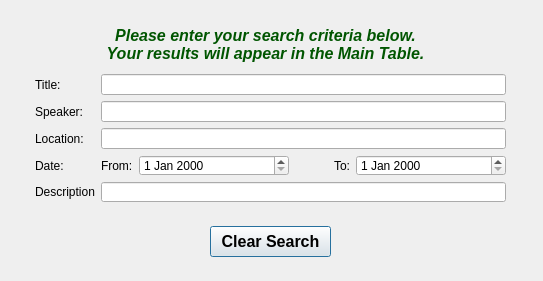
<?xml version="1.0" encoding="UTF-8"?>
<ui version="4.0">
 <class>FindSermon</class>
 <widget class="QDialog" name="FindSermon">
  <property name="geometry">
   <rect>
    <x>0</x>
    <y>0</y>
    <width>543</width>
    <height>281</height>
   </rect>
  </property>
  <property name="windowTitle">
   <string>Find Sermon</string>
  </property>
  <widget class="QWidget" name="gridLayoutWidget">
   <property name="geometry">
    <rect>
     <x>35</x>
     <y>74</y>
     <width>471</width>
     <height>128</height>
    </rect>
   </property>
   <layout class="QGridLayout" name="sermonFields_gridLayout">
    <item row="4" column="3">
     <widget class="QLineEdit" name="description_lineEdit"/>
    </item>
    <item row="1" column="1">
     <widget class="QLabel" name="speaker_lbl">
      <property name="text">
       <string>Speaker:</string>
      </property>
     </widget>
    </item>
    <item row="0" column="1">
     <widget class="QLabel" name="title_lbl">
      <property name="text">
       <string>Title:</string>
      </property>
     </widget>
    </item>
    <item row="3" column="1">
     <widget class="QLabel" name="date_lbl">
      <property name="text">
       <string>Date:</string>
      </property>
     </widget>
    </item>
    <item row="2" column="3">
     <widget class="QLineEdit" name="location_lineEdit"/>
    </item>
    <item row="2" column="1">
     <widget class="QLabel" name="location_lbl">
      <property name="text">
       <string>Location:</string>
      </property>
     </widget>
    </item>
    <item row="4" column="1">
     <widget class="QLabel" name="description_lbl">
      <property name="text">
       <string>Description</string>
      </property>
     </widget>
    </item>
    <item row="1" column="3">
     <widget class="QLineEdit" name="speaker_lineEdit"/>
    </item>
    <item row="3" column="3">
     <layout class="QHBoxLayout" name="horizontalLayout">
      <item>
       <widget class="QLabel" name="from_label">
        <property name="text">
         <string>From:</string>
        </property>
       </widget>
      </item>
      <item>
       <widget class="QDateEdit" name="from_dateEdit">
        <property name="minimumSize">
         <size>
          <width>150</width>
          <height>0</height>
         </size>
        </property>
       </widget>
      </item>
      <item>
       <spacer name="horizontalSpacer">
        <property name="orientation">
         <enum>Qt::Horizontal</enum>
        </property>
        <property name="sizeHint" stdset="0">
         <size>
          <width>40</width>
          <height>20</height>
         </size>
        </property>
       </spacer>
      </item>
      <item>
       <widget class="QLabel" name="to_label">
        <property name="text">
         <string>To:</string>
        </property>
       </widget>
      </item>
      <item>
       <widget class="QDateEdit" name="to_dateEdit">
        <property name="minimumSize">
         <size>
          <width>150</width>
          <height>0</height>
         </size>
        </property>
       </widget>
      </item>
     </layout>
    </item>
    <item row="0" column="3">
     <widget class="QLineEdit" name="title_lineEdit"/>
    </item>
   </layout>
  </widget>
  <widget class="QLabel" name="directions_label">
   <property name="geometry">
    <rect>
     <x>25</x>
     <y>24</y>
     <width>481</width>
     <height>41</height>
    </rect>
   </property>
   <property name="text">
    <string>&lt;html&gt;&lt;head/&gt;&lt;body&gt;&lt;p align=&quot;center&quot;&gt;&lt;span style=&quot; font-size:12pt; font-weight:600; font-style:italic; color:#005500;&quot;&gt;Please enter your search criteria below.&lt;br/&gt;Your results will appear in the Main Table.&lt;/span&gt;&lt;/p&gt;&lt;/body&gt;&lt;/html&gt;</string>
   </property>
   <property name="wordWrap">
    <bool>true</bool>
   </property>
  </widget>
  <widget class="QPushButton" name="clearSearch_pushButton">
   <property name="geometry">
    <rect>
     <x>210</x>
     <y>226</y>
     <width>121</width>
     <height>31</height>
    </rect>
   </property>
   <property name="font">
    <font>
     <pointsize>12</pointsize>
     <weight>75</weight>
     <bold>true</bold>
    </font>
   </property>
   <property name="text">
    <string>Clear Search</string>
   </property>
  </widget>
 </widget>
 <resources/>
 <connections/>
</ui>
